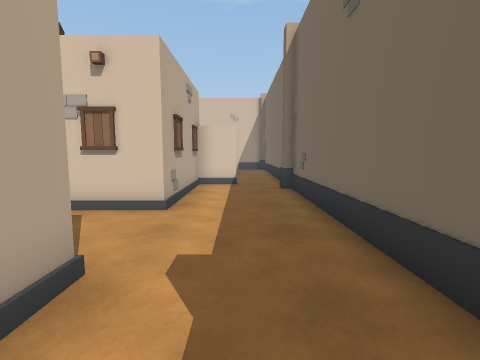
[1] (above)

23 first-person views from a walk through a Unity game level. The camera is 1.2 m above the floor, tilts 6° down and sees 85° across. The floor is counted in squares, 1 m on a side. Each view is taken from the middle of a square. On the plan, view 1 faces up. The plan holds only what a view shows up to about 12 squares ahead; the rest is blank. The place goes on beyond the plan.

[2]
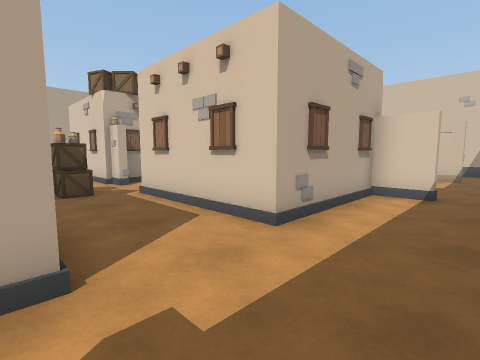

[3]
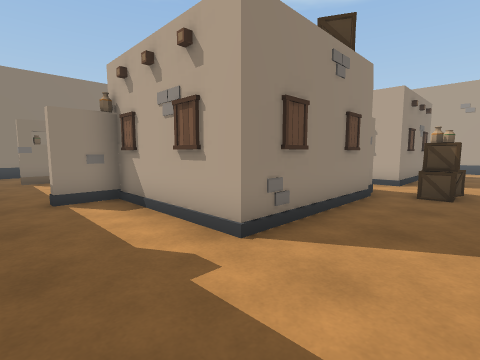

[4]
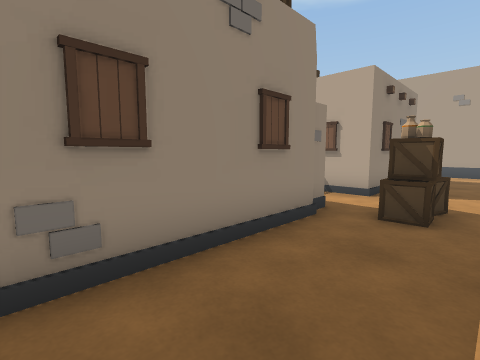

[5]
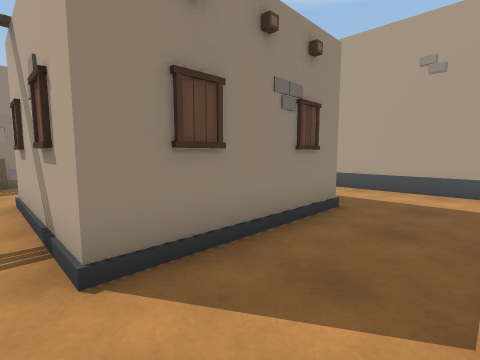

[6]
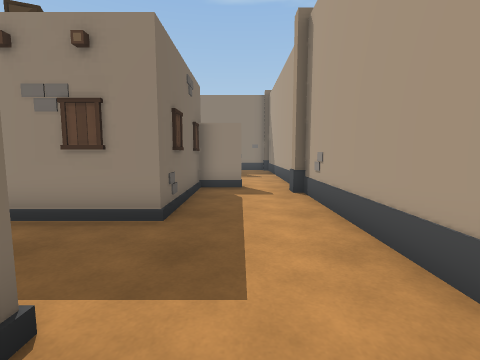

[7]
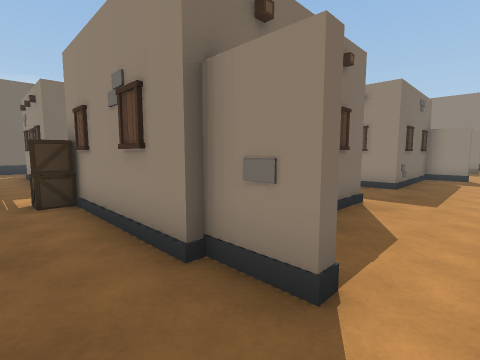

[8]
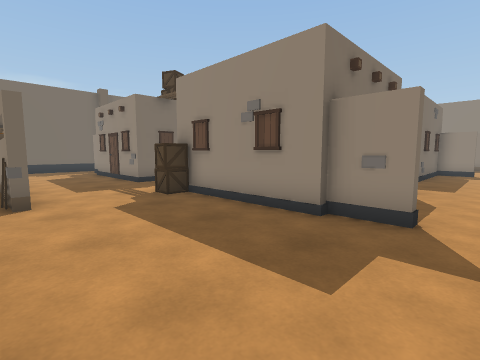

[9]
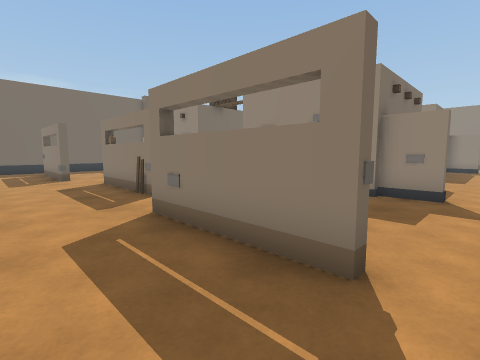

[10]
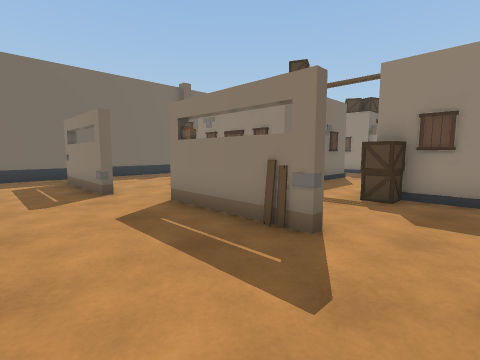

[11]
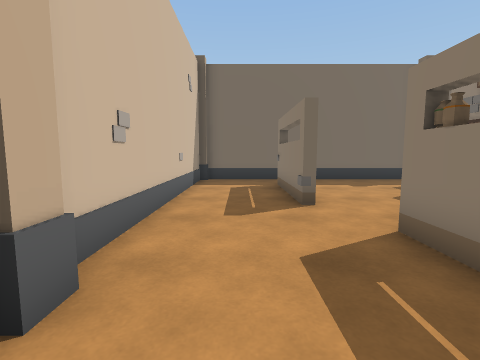

[12]
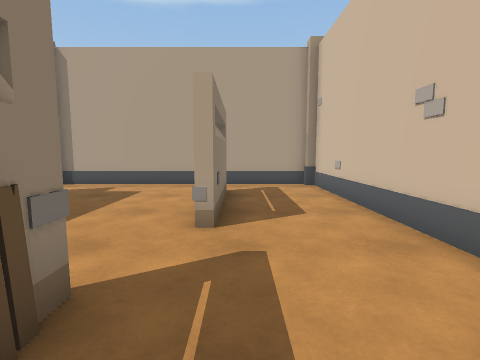

[13]
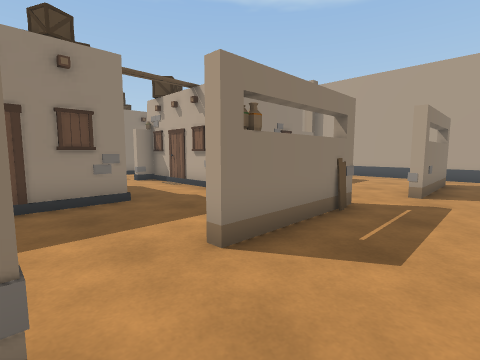

[14]
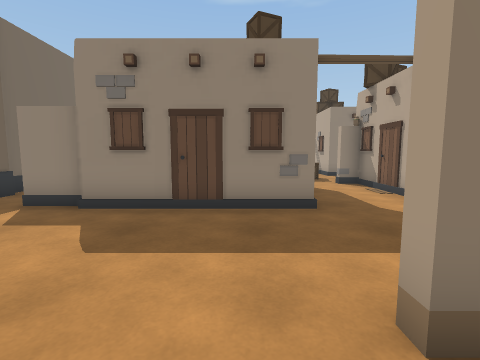

[15]
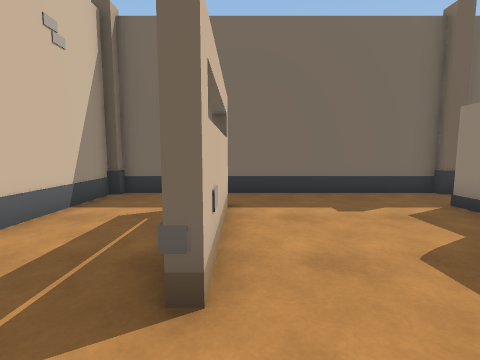

[16]
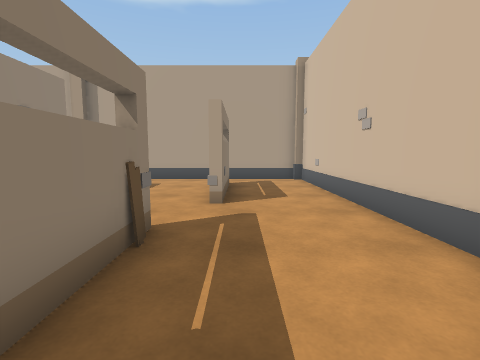

[17]
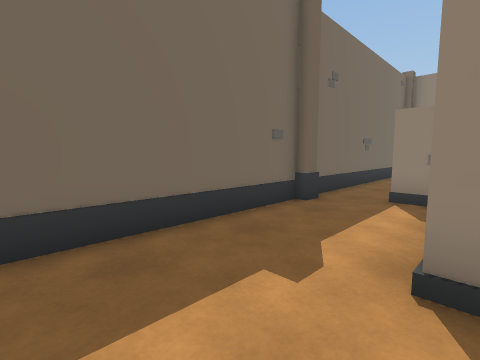

[18]
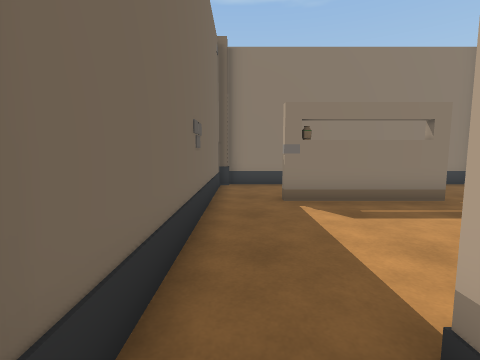

[19]
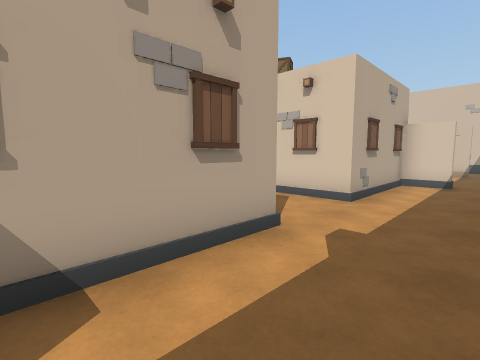

[20]
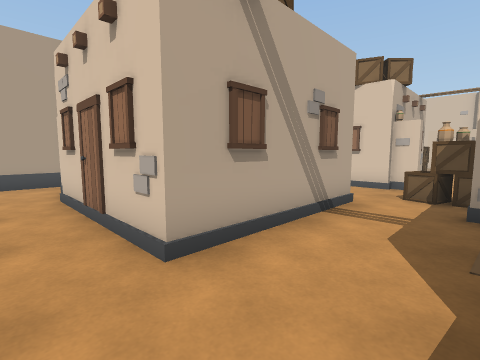

[21]
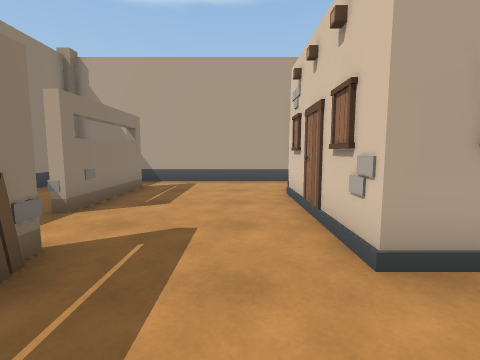

[22]
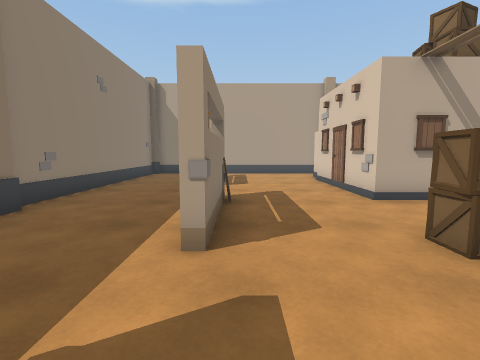

[23]
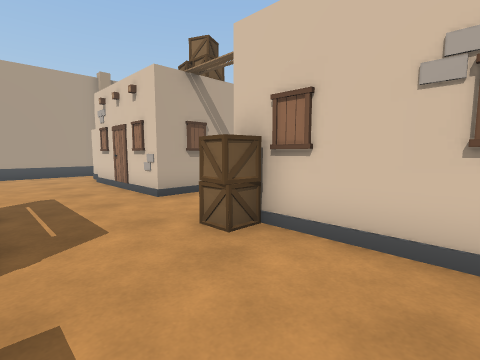

### Floor plan
Key: @ floor where view 1 was taken; # wall or solid block; . floor; O other object.
Columns run from 18 left of view 1 to 2 right of it. Each row starts with its distance up from view 1.
 19 #####################
 18 #...................#
 17 #...................#
 16 #...................#
 15 #.####..OO....####..#
 14 #.......####........#
 13 #...................#
 12 #...................#
 11 #.......O...........#
 10 #.######O...O#####..#
  9 #..O   ##..O    #...#
  8  ...    #...    #...#
  7  ..O    #..O    #...#
  6  ...   ###..  ###...#
  5 #....O.O.....O.O....#
  4 #........OOO........#
  3 #...................#
  2 #...#####..#####O...#
  1 #..O    #..    ##...#
  0 #...    #..     #.@.#
 -1 #..O    #...    #...#
 -2 #.##    O..O######..#
 -3 #...OO.O....OO.O....#
 -4 #...................#
 -5 #...................#
 -6 #.......OO..........#
 -7 #.......####........#
 -8 #.####........####..#
 -9 #  ...........    ..#
-10    ..........     ..#
-11  ####################

Where each view was taken, in squares from view 1:
view 1: 0 up, 0 right, facing up
view 2: 2 up, 1 right, facing up-left
view 3: 5 up, 1 right, facing down-left
view 4: 5 up, 2 left, facing down-left
view 5: 5 up, 9 left, facing down-left
view 6: 7 up, 16 left, facing down
view 7: 12 up, 17 left, facing down-right
view 8: 15 up, 17 left, facing down-right
view 9: 18 up, 17 left, facing down-right
view 10: 18 up, 12 left, facing down-right
view 11: 17 up, 10 left, facing right
view 12: 16 up, 8 left, facing left
view 13: 17 up, 4 left, facing down-left
view 14: 16 up, 5 left, facing down
view 15: 15 up, 6 left, facing right
view 16: 16 up, 6 left, facing left
view 17: 5 up, 2 left, facing down-right
view 18: 1 down, 1 right, facing down
view 19: 1 down, 1 right, facing up-left
view 20: 4 down, 7 left, facing up-left
view 21: 4 down, 7 left, facing left
view 22: 6 down, 3 left, facing left
view 23: 6 down, 3 left, facing up-left
